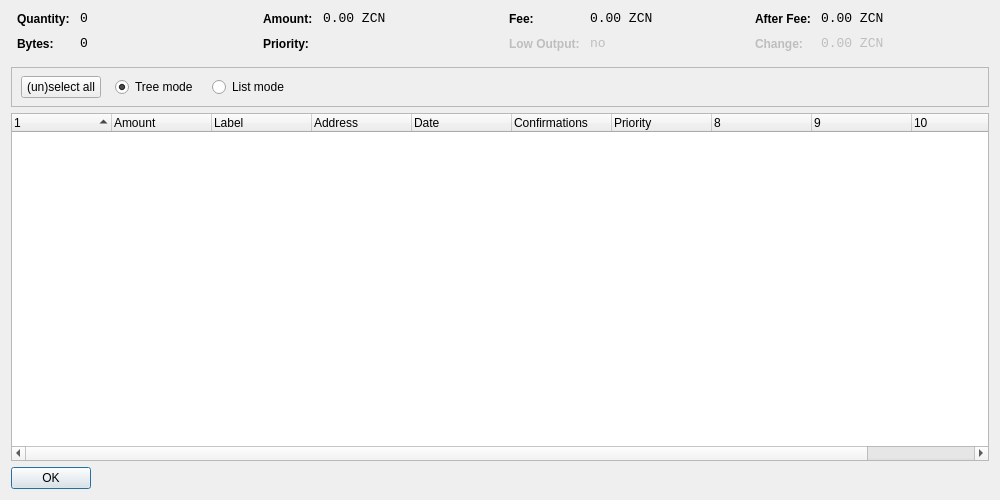
<?xml version="1.0" encoding="UTF-8"?>
<ui version="4.0">
 <class>CoinControlDialog</class>
 <widget class="QDialog" name="CoinControlDialog">
  <property name="geometry">
   <rect>
    <x>0</x>
    <y>0</y>
    <width>1000</width>
    <height>500</height>
   </rect>
  </property>
  <property name="windowTitle">
   <string>Coin Control</string>
  </property>
  <layout class="QVBoxLayout" name="verticalLayout">
   <item>
    <layout class="QHBoxLayout" name="horizontalLayoutTop" stretch="0,0,0,0">
     <property name="topMargin">
      <number>0</number>
     </property>
     <property name="bottomMargin">
      <number>10</number>
     </property>
     <item>
      <layout class="QFormLayout" name="formLayoutCoinControl1">
       <property name="horizontalSpacing">
        <number>10</number>
       </property>
       <property name="verticalSpacing">
        <number>10</number>
       </property>
       <property name="leftMargin">
        <number>6</number>
       </property>
       <property name="rightMargin">
        <number>6</number>
       </property>
       <item row="0" column="0">
        <widget class="QLabel" name="labelCoinControlQuantityText">
         <property name="styleSheet">
          <string notr="true">font-weight:bold;</string>
         </property>
         <property name="text">
          <string>Quantity:</string>
         </property>
        </widget>
       </item>
       <item row="0" column="1">
        <widget class="QLabel" name="labelCoinControlQuantity">
         <property name="font">
          <font>
           <family>Monospace</family>
           <pointsize>10</pointsize>
          </font>
         </property>
         <property name="cursor">
          <cursorShape>IBeamCursor</cursorShape>
         </property>
         <property name="contextMenuPolicy">
          <enum>Qt::ActionsContextMenu</enum>
         </property>
         <property name="text">
          <string notr="true">0</string>
         </property>
         <property name="textInteractionFlags">
          <set>Qt::LinksAccessibleByMouse|Qt::TextSelectableByKeyboard|Qt::TextSelectableByMouse</set>
         </property>
        </widget>
       </item>
       <item row="1" column="0">
        <widget class="QLabel" name="labelCoinControlBytesText">
         <property name="styleSheet">
          <string notr="true">font-weight:bold;</string>
         </property>
         <property name="text">
          <string>Bytes:</string>
         </property>
        </widget>
       </item>
       <item row="1" column="1">
        <widget class="QLabel" name="labelCoinControlBytes">
         <property name="font">
          <font>
           <family>Monospace</family>
           <pointsize>10</pointsize>
          </font>
         </property>
         <property name="cursor">
          <cursorShape>IBeamCursor</cursorShape>
         </property>
         <property name="contextMenuPolicy">
          <enum>Qt::ActionsContextMenu</enum>
         </property>
         <property name="text">
          <string notr="true">0</string>
         </property>
         <property name="textInteractionFlags">
          <set>Qt::LinksAccessibleByMouse|Qt::TextSelectableByKeyboard|Qt::TextSelectableByMouse</set>
         </property>
        </widget>
       </item>
      </layout>
     </item>
     <item>
      <layout class="QFormLayout" name="formLayoutCoinControl2">
       <property name="horizontalSpacing">
        <number>10</number>
       </property>
       <property name="verticalSpacing">
        <number>10</number>
       </property>
       <property name="leftMargin">
        <number>6</number>
       </property>
       <property name="rightMargin">
        <number>6</number>
       </property>
       <item row="0" column="0">
        <widget class="QLabel" name="labelCoinControlAmountText">
         <property name="styleSheet">
          <string notr="true">font-weight:bold;</string>
         </property>
         <property name="text">
          <string>Amount:</string>
         </property>
        </widget>
       </item>
       <item row="0" column="1">
        <widget class="QLabel" name="labelCoinControlAmount">
         <property name="font">
          <font>
           <family>Monospace</family>
           <pointsize>10</pointsize>
          </font>
         </property>
         <property name="cursor">
          <cursorShape>IBeamCursor</cursorShape>
         </property>
         <property name="contextMenuPolicy">
          <enum>Qt::ActionsContextMenu</enum>
         </property>
         <property name="text">
          <string notr="true">0.00 ZCN</string>
         </property>
         <property name="textInteractionFlags">
          <set>Qt::LinksAccessibleByMouse|Qt::TextSelectableByKeyboard|Qt::TextSelectableByMouse</set>
         </property>
        </widget>
       </item>
       <item row="1" column="0">
        <widget class="QLabel" name="labelCoinControlPriorityText">
         <property name="styleSheet">
          <string notr="true">font-weight:bold;</string>
         </property>
         <property name="text">
          <string>Priority:</string>
         </property>
        </widget>
       </item>
       <item row="1" column="1">
        <widget class="QLabel" name="labelCoinControlPriority">
         <property name="font">
          <font>
           <family>Monospace</family>
           <pointsize>10</pointsize>
          </font>
         </property>
         <property name="cursor">
          <cursorShape>IBeamCursor</cursorShape>
         </property>
         <property name="contextMenuPolicy">
          <enum>Qt::ActionsContextMenu</enum>
         </property>
         <property name="text">
          <string/>
         </property>
         <property name="textInteractionFlags">
          <set>Qt::LinksAccessibleByMouse|Qt::TextSelectableByKeyboard|Qt::TextSelectableByMouse</set>
         </property>
        </widget>
       </item>
      </layout>
     </item>
     <item>
      <layout class="QFormLayout" name="formLayoutCoinControl3">
       <property name="horizontalSpacing">
        <number>10</number>
       </property>
       <property name="verticalSpacing">
        <number>10</number>
       </property>
       <property name="leftMargin">
        <number>6</number>
       </property>
       <property name="rightMargin">
        <number>6</number>
       </property>
       <item row="0" column="0">
        <widget class="QLabel" name="labelCoinControlFeeText">
         <property name="styleSheet">
          <string notr="true">font-weight:bold;</string>
         </property>
         <property name="text">
          <string>Fee:</string>
         </property>
        </widget>
       </item>
       <item row="0" column="1">
        <widget class="QLabel" name="labelCoinControlFee">
         <property name="font">
          <font>
           <family>Monospace</family>
           <pointsize>10</pointsize>
          </font>
         </property>
         <property name="cursor">
          <cursorShape>IBeamCursor</cursorShape>
         </property>
         <property name="contextMenuPolicy">
          <enum>Qt::ActionsContextMenu</enum>
         </property>
         <property name="text">
          <string notr="true">0.00 ZCN</string>
         </property>
         <property name="textInteractionFlags">
          <set>Qt::LinksAccessibleByMouse|Qt::TextSelectableByKeyboard|Qt::TextSelectableByMouse</set>
         </property>
        </widget>
       </item>
       <item row="1" column="0">
        <widget class="QLabel" name="labelCoinControlLowOutputText">
         <property name="enabled">
          <bool>false</bool>
         </property>
         <property name="styleSheet">
          <string notr="true">font-weight:bold;</string>
         </property>
         <property name="text">
          <string>Low Output:</string>
         </property>
        </widget>
       </item>
       <item row="1" column="1">
        <widget class="QLabel" name="labelCoinControlLowOutput">
         <property name="enabled">
          <bool>false</bool>
         </property>
         <property name="font">
          <font>
           <family>Monospace</family>
           <pointsize>10</pointsize>
          </font>
         </property>
         <property name="cursor">
          <cursorShape>IBeamCursor</cursorShape>
         </property>
         <property name="contextMenuPolicy">
          <enum>Qt::ActionsContextMenu</enum>
         </property>
         <property name="text">
          <string notr="true">no</string>
         </property>
         <property name="textInteractionFlags">
          <set>Qt::LinksAccessibleByMouse|Qt::TextSelectableByKeyboard|Qt::TextSelectableByMouse</set>
         </property>
        </widget>
       </item>
      </layout>
     </item>
     <item>
      <layout class="QFormLayout" name="formLayoutCoinControl4">
       <property name="horizontalSpacing">
        <number>10</number>
       </property>
       <property name="verticalSpacing">
        <number>10</number>
       </property>
       <property name="leftMargin">
        <number>6</number>
       </property>
       <property name="rightMargin">
        <number>6</number>
       </property>
       <item row="0" column="0">
        <widget class="QLabel" name="labelCoinControlAfterFeeText">
         <property name="styleSheet">
          <string notr="true">font-weight:bold;</string>
         </property>
         <property name="text">
          <string>After Fee:</string>
         </property>
        </widget>
       </item>
       <item row="0" column="1">
        <widget class="QLabel" name="labelCoinControlAfterFee">
         <property name="font">
          <font>
           <family>Monospace</family>
           <pointsize>10</pointsize>
          </font>
         </property>
         <property name="cursor">
          <cursorShape>IBeamCursor</cursorShape>
         </property>
         <property name="contextMenuPolicy">
          <enum>Qt::ActionsContextMenu</enum>
         </property>
         <property name="text">
          <string notr="true">0.00 ZCN</string>
         </property>
         <property name="textInteractionFlags">
          <set>Qt::LinksAccessibleByMouse|Qt::TextSelectableByKeyboard|Qt::TextSelectableByMouse</set>
         </property>
        </widget>
       </item>
       <item row="1" column="0">
        <widget class="QLabel" name="labelCoinControlChangeText">
         <property name="enabled">
          <bool>false</bool>
         </property>
         <property name="styleSheet">
          <string notr="true">font-weight:bold;</string>
         </property>
         <property name="text">
          <string>Change:</string>
         </property>
        </widget>
       </item>
       <item row="1" column="1">
        <widget class="QLabel" name="labelCoinControlChange">
         <property name="enabled">
          <bool>false</bool>
         </property>
         <property name="font">
          <font>
           <family>Monospace</family>
           <pointsize>10</pointsize>
          </font>
         </property>
         <property name="cursor">
          <cursorShape>IBeamCursor</cursorShape>
         </property>
         <property name="contextMenuPolicy">
          <enum>Qt::ActionsContextMenu</enum>
         </property>
         <property name="text">
          <string notr="true">0.00 ZCN</string>
         </property>
         <property name="textInteractionFlags">
          <set>Qt::LinksAccessibleByMouse|Qt::TextSelectableByKeyboard|Qt::TextSelectableByMouse</set>
         </property>
        </widget>
       </item>
      </layout>
     </item>
    </layout>
   </item>
   <item>
    <widget class="QFrame" name="frame">
     <property name="minimumSize">
      <size>
       <width>0</width>
       <height>40</height>
      </size>
     </property>
     <property name="frameShape">
      <enum>QFrame::StyledPanel</enum>
     </property>
     <property name="frameShadow">
      <enum>QFrame::Sunken</enum>
     </property>
     <widget class="QWidget" name="horizontalLayoutWidget">
      <property name="geometry">
       <rect>
        <x>10</x>
        <y>0</y>
        <width>781</width>
        <height>41</height>
       </rect>
      </property>
      <layout class="QHBoxLayout" name="horizontalLayoutPanel" stretch="0,0,0,0,0">
       <property name="spacing">
        <number>14</number>
       </property>
       <item>
        <widget class="QPushButton" name="pushButtonSelectAll">
         <property name="sizePolicy">
          <sizepolicy hsizetype="Maximum" vsizetype="Fixed">
           <horstretch>0</horstretch>
           <verstretch>0</verstretch>
          </sizepolicy>
         </property>
         <property name="text">
          <string>(un)select all</string>
         </property>
        </widget>
       </item>
       <item>
        <widget class="QRadioButton" name="radioTreeMode">
         <property name="sizePolicy">
          <sizepolicy hsizetype="Maximum" vsizetype="Fixed">
           <horstretch>0</horstretch>
           <verstretch>0</verstretch>
          </sizepolicy>
         </property>
         <property name="text">
          <string>Tree mode</string>
         </property>
         <property name="checked">
          <bool>true</bool>
         </property>
        </widget>
       </item>
       <item>
        <widget class="QRadioButton" name="radioListMode">
         <property name="sizePolicy">
          <sizepolicy hsizetype="Maximum" vsizetype="Fixed">
           <horstretch>0</horstretch>
           <verstretch>0</verstretch>
          </sizepolicy>
         </property>
         <property name="text">
          <string>List mode</string>
         </property>
        </widget>
       </item>
       <item>
        <spacer name="horizontalSpacer">
         <property name="orientation">
          <enum>Qt::Horizontal</enum>
         </property>
         <property name="sizeHint" stdset="0">
          <size>
           <width>40</width>
           <height>20</height>
          </size>
         </property>
        </spacer>
       </item>
      </layout>
     </widget>
    </widget>
   </item>
   <item>
    <widget class="CoinControlTreeWidget" name="treeWidget">
     <property name="contextMenuPolicy">
      <enum>Qt::CustomContextMenu</enum>
     </property>
     <property name="sortingEnabled">
      <bool>false</bool>
     </property>
     <property name="columnCount">
      <number>11</number>
     </property>
     <attribute name="headerShowSortIndicator" stdset="0">
      <bool>true</bool>
     </attribute>
     <attribute name="headerStretchLastSection">
      <bool>false</bool>
     </attribute>
     <column>
      <property name="text">
       <string/>
      </property>
     </column>
     <column>
      <property name="text">
       <string>Amount</string>
      </property>
     </column>
     <column>
      <property name="text">
       <string>Label</string>
      </property>
     </column>
     <column>
      <property name="text">
       <string>Address</string>
      </property>
     </column>
     <column>
      <property name="text">
       <string>Date</string>
      </property>
     </column>
     <column>
      <property name="text">
       <string>Confirmations</string>
      </property>
      <property name="toolTip">
       <string>Confirmed</string>
      </property>
     </column>
     <column>
      <property name="text">
       <string>Priority</string>
      </property>
     </column>
     <column>
      <property name="text">
       <string/>
      </property>
     </column>
     <column>
      <property name="text">
       <string/>
      </property>
     </column>
     <column>
      <property name="text">
       <string/>
      </property>
     </column>
     <column>
      <property name="text">
       <string/>
      </property>
     </column>
    </widget>
   </item>
   <item>
    <widget class="QDialogButtonBox" name="buttonBox">
     <property name="sizePolicy">
      <sizepolicy hsizetype="Maximum" vsizetype="Fixed">
       <horstretch>0</horstretch>
       <verstretch>0</verstretch>
      </sizepolicy>
     </property>
     <property name="orientation">
      <enum>Qt::Horizontal</enum>
     </property>
     <property name="standardButtons">
      <set>QDialogButtonBox::Ok</set>
     </property>
    </widget>
   </item>
  </layout>
 </widget>
 <customwidgets>
  <customwidget>
   <class>CoinControlTreeWidget</class>
   <extends>QTreeWidget</extends>
   <header>coincontroltreewidget.h</header>
  </customwidget>
 </customwidgets>
 <resources/>
 <connections/>
</ui>
